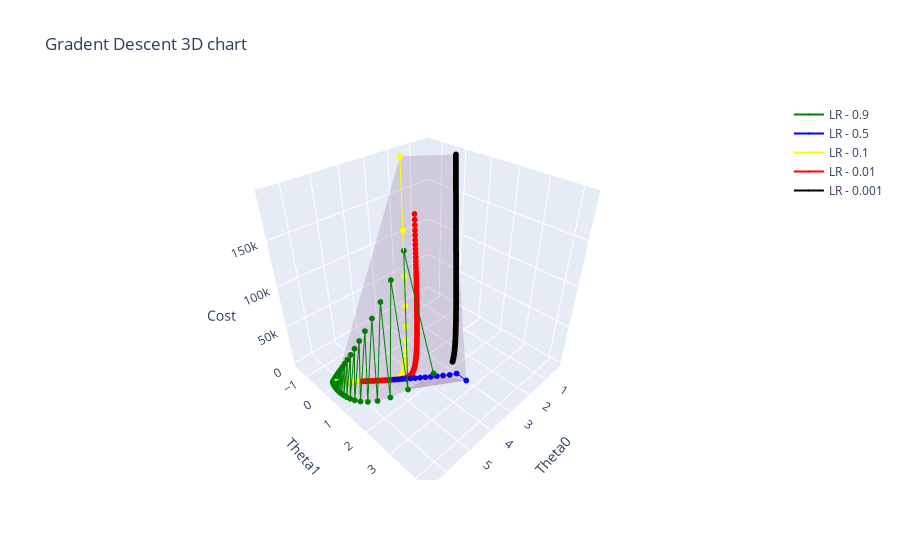

Notebook code cell kept with this figure:
### Code cell
trace0 = go.Mesh3d(x=theta_history[:,0],
                   y=theta_history[:,1],
                   z=cost_history,
                   opacity=0.5,
                   color='rgba(100,22,100,0.3)',
                  
                  hovertemplate = 'THETA-0: %{x:.2f}'+
                  '<br>THETA-1: %{y:.2f}'+
                  '<br>COST: %{z:.2f}',
                  
                  text = ['Custom text {}'.format(i + 1) for i in range(len(theta_history[:,0]))])


trace1 = go.Scatter3d(x=theta_history[:n_iter,0],
                   y=theta_history[:n_iter:,1],
                   z=cost_history[:n_iter],
                      name="LR - 0.9",
                     marker=dict(size=2, color="green"))

trace2 = go.Scatter3d(x=theta_history[n_iter:2*n_iter,0],
                   y=theta_history[n_iter:2*n_iter,1],
                   z=cost_history[n_iter:2*n_iter],
                      name="LR - 0.5", 
                      marker=dict(size=2, color="blue"))

trace3 = go.Scatter3d(x=theta_history[2*n_iter:3*n_iter,0],
                   y=theta_history[2*n_iter:3*n_iter:,1],
                   z=cost_history[2*n_iter:3*n_iter],
                      name="LR - 0.1",
                      marker=dict(size=2, color="yellow"))

trace4 = go.Scatter3d(x=theta_history[3*n_iter:4*n_iter,0],
                   y=theta_history[3*n_iter:4*n_iter,1],
                   z=cost_history[3*n_iter:4*n_iter],
                      name="LR - 0.01",
                      marker=dict(size=2, color='red'))

trace5 = go.Scatter3d(x=theta_history[4*n_iter:5*n_iter,0],
                   y=theta_history[4*n_iter:5*n_iter,1],
                   z=cost_history[4*n_iter:5*n_iter],
                      name="LR - 0.001",
                      marker=dict(size=2, color='black'))


data = [trace0, trace1, trace2, trace3, trace4, trace5]

layout = {
  "scene": {
    "xaxis": {"title": "Theta0"}, 
    "yaxis": {"title": "Theta1"}, 
    "zaxis": {"title": "Cost"}
  }, 
  "title": "Gradent Descent 3D chart", 
  "autosize": True
}

fig = go.Figure(data= data, layout=layout)
iplot(fig)

### Figure 1 — Plotly figure (JSON) as saved in the notebook; plotly's stock layout.template omitted (floating-point values rounded to 4 significant figures; data arrays with more than 128 entries replaced by an {"elided": "..."} marker saying what was removed)
{"data": [{"color": "rgba(100,22,100,0.3)", "hovertemplate": "THETA-0: %{x:.2f}<br>THETA-1: %{y:.2f}<br>COST: %{z:.2f}", "opacity": 0.5, "text": {"elided": "5000 str values"}, "type": "mesh3d", "x": {"elided": "5000 float values"}, "y": {"elided": "5000 float values"}, "z": {"elided": "5000 float values"}}, {"marker": {"color": "green", "size": 2}, "name": "LR - 0.9", "type": "scatter3d", "x": {"elided": "1000 float values"}, "y": {"elided": "1000 float values"}, "z": {"elided": "1000 float values"}}, {"marker": {"color": "blue", "size": 2}, "name": "LR - 0.5", "type": "scatter3d", "x": {"elided": "1000 float values"}, "y": {"elided": "1000 float values"}, "z": {"elided": "1000 float values"}}, {"marker": {"color": "yellow", "size": 2}, "name": "LR - 0.1", "type": "scatter3d", "x": {"elided": "1000 float values"}, "y": {"elided": "1000 float values"}, "z": {"elided": "1000 float values"}}, {"marker": {"color": "red", "size": 2}, "name": "LR - 0.01", "type": "scatter3d", "x": {"elided": "1000 float values"}, "y": {"elided": "1000 float values"}, "z": {"elided": "1000 float values"}}, {"marker": {"color": "black", "size": 2}, "name": "LR - 0.001", "type": "scatter3d", "x": {"elided": "1000 float values"}, "y": {"elided": "1000 float values"}, "z": {"elided": "1000 float values"}}], "layout": {"autosize": true, "scene": {"xaxis": {"title": {"text": "Theta0"}}, "yaxis": {"title": {"text": "Theta1"}}, "zaxis": {"title": {"text": "Cost"}}}, "title": {"text": "Gradent Descent 3D chart"}}}
